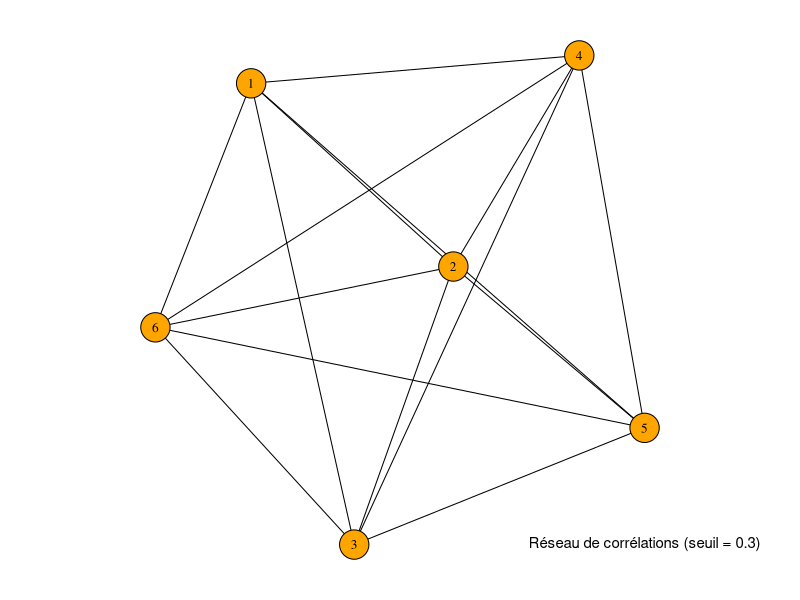

This chart was generated by the following R code:
## ---- chunk 1
knitr::opts_chunk$set(
  collapse = TRUE,
  comment = "#>"
)
## ---- chunk 2
#an intermediate function to generate a block-wise diagonal matrix
diag_block_matrix <- function(blocs, coeff){
  step=c(0,cumsum(blocs))
  d = sum(blocs)
  R = matrix(0,d,d)
  for(i in 1:(length(step)-1)){
    R[((step[i]+1):step[i+1]),((step[i]+1):step[i+1])]=coeff[i]
  }
  for (i in 1:d){R[i,i] = 1}
  return(R)
}

GCopula <- function(R, n){
  d = dim(R)[1]
  A = as.matrix(eigen(R)$vectors%*%diag(sqrt(eigen(R)$values),d,d))
  data = matrix(0, n, d)
  for (i in c(1:n)){
    z = as.matrix(rnorm(d, mean = 0, sd = 1))
    x = pnorm(A%*%z)
    data[i,] = t(x)}
  data = data.frame(data)
  return(data)
}

CopulaSim <- function(n, blocks, coeff, list_qlaws, repetition, random = TRUE){
  
  R = diag_block_matrix(blocks, coeff)
  d = sum(blocks)
  XY = GCopula(R,n)
  
  nb = c()
  for (l in 1:length(repetition))
    nb = append(nb, rep(l,repetition[l]))
  if (random == TRUE){
    nb = sample(nb)
  }
  
  liste_Xs = matrix(0,n,d)
  for (j in 1:d){
    i = nb[j]
    liste_Xs[,j] = list_qlaws[[i]](XY[, i])
  }
  return(liste_Xs)
}
## ---- chunk 3
CopulaSim(10, c(2,2,2), c(0.2,0.1,0.5), list(function(p){qexp(p=p, rate=1)}, function(p){qnorm(p=p, mean=0, sd=1)}, function(p){qnorm(p=p, mean=0.76, sd=2)}), c(5,4,4), random = TRUE)
## ---- chunk 4
data <- CopulaSim(10, c(2,2,2), c(0.2,0.1,0.5), list(function(p){qexp(p=p, rate=1)}, function(p){qnorm(p=p, mean=0, sd=1)}, function(p){qnorm(p=p, mean=0.76, sd=2)}), c(5,4,4), random = TRUE)

colnames(data)<-c("X1", "X2", "X3", "X4", "X5", "X6")

knitr::kable(data,align="c")
## ---- chunk 5
R <- matrix(c(1,0.2,0.4,0.2,1,0.7,0.4,0.7,1),3,3)
n<- 10
GCopula(R,n)
## ---- chunk 6
R <- matrix(c(1,0.2,0.4,0.2,1,0.7,0.4,0.7,1),3,3)
n<- 10
data1 <-GCopula(R,n)
colnames(data1)<-c("U1", "U2","U3")
knitr::kable(data1, align='c')
## ---- chunk 7
diag_block_matrix(c(2,5,3), c(0.2,0.75,0.5))
## ---- chunk 8
# First, we are going to create several auxiliary functions

#Empirical CDF
nombre_groupe <- function(y_var, list_Y)+return(length(which(list_Y==y_var)))
list_fdr <- function(Z, arg ){
  if(arg == "m"){F <- as.numeric((rank(Z, ties.method = "max")-sapply(Z,nombre_groupe,list_Y = Z))/(length(Z)+1))}
  else {F <- as.numeric(rank(Z, ties.method = "max")/(length(Z)+1))}
}

#This function estimates the CDF values for each variable
list_fdr_d <- function(X, Type){
  F <- array(0,dim=c(dim(X)[1],dim(X)[2],2))
  for (i in 1:dim(X)[2]){
    if (Type[i] == "C"){F[,i,1] = list_fdr(X[,i],1)
    F[,i,2]=c(rep(0,dim(X)[1]))}
    else{
      F[,i,1]=list_fdr(X[,i], "p")
      F[,i,2] = list_fdr(X[,i], "m")
    }
  }
  return(F)
}

### Copule gaussienne ###

C_R_2D <- function(u, v, R){
  return(mvtnorm::pmvnorm(lower = c(-Inf, -Inf), c(qnorm(u,0,1), qnorm(v,0, 1)), corr = R, sigma=NULL, algorithm = mvtnorm::GenzBretz(), keepAttr=FALSE))
}


### densité associée à la copule gaussienne ###

c_R_2D <- function(x1, x2, rho) + return(exp(-0.5*((rho**2)*(qnorm(x1,0,1)**2+qnorm(x2,0,1)**2)-2*rho*qnorm(x1,0,1)*qnorm(x2,0,1))/(1-rho**2))/sqrt(1-(rho**2)))


### Log-vraisemblance dans le cas continu/continu ###

L_n_CC <- function(theta, F1, F2){
  L = 0
  delta = 10**-9
  
  for (i in 1:length(F1)){
    L <- L + log(max(delta,c_R_2D(F1[i], F2[i], theta)))
    
  }
  return(-L)
}

### Copule gaussienne ###


### Log-Vraisemblance dans le cas discret/discret ###

L_n_DD <- function(theta, F1m, F1p, F2m, F2p){
  R = matrix(c(1, theta, theta, 1), 2, 2)
  delta = 10**-9
  L = 0
  for (j in 1:length(F1m)){
    S = C_R_2D(F1p[j], F2p[j], R) + C_R_2D(F1m[j], F2m[j], R) - C_R_2D(F1p[j], F2m[j], R) - C_R_2D(F1m[j], F2p[j], R)
    L <- L + log(max(S, delta))
  }
  return(-L)
}

### Log-Vraisemblance dans le cas continu/discret ###

L_n_CD <- function(theta, F1, F2m, F2p){
  L = 0
  delta = 10**-9
  for (i in (1:length(F1))){
    integr <- integrate(c_R_2D, lower = F2m[i], upper = F2p[i], x1 = F1[i], rho = theta)$value
    L <- L + log(max(delta,integr))
  }
  return(-L)
}

#### type des listes

continu_discret <- function(listeX){
  list_type = c()
  for (i in 1:dim(listeX)[2]){
    X_i = listeX[,i]
    if (all(X_i%%1 == rep(0, length(X_i)))){
      list_type = c(list_type, "D")
    }
    else {list_type = c(list_type, "C")}
  }
  return(list_type)
}

rho_estim <- function(list_var, Shape){
  Type = continu_discret(list_var)
  F = list_fdr_d(list_var, Type)
  rho = c()
  M_rho = diag(length(Type))
  
  for (i in 1:(length(Type)-1)){
    for (j in (i+1):length(Type)){
      if (Type[i] == "C" & Type[j] == "C"){
        rho_ij <- optimize(L_n_CC, c(-1,1), F1 = F[,i,1], F2 = F[,j,1], maximum = FALSE)$minimum
      }
      if(Type[i] == "C" & Type[j] == "D"){
        rho_ij <- optimize(L_n_CD, c(-1,1), F1 = F[,i,1], F2m = F[,j,1], F2p = F[,j,2], maximum = FALSE)$minimum
      }
      if(Type[j] == "C" & Type[i] == "D"){
        rho_ij <- optimize(L_n_CD, c(-1,1), F1 = F[,j,1], F2m = F[,i,1], F2p = F[,i,2], maximum = FALSE)$minimum
      }
      if(Type[j] == "D" & Type[i] == "D"){
        rho_ij <- optimize(L_n_DD, c(-1,1), F1m = F[,i,1], F1p = F[,i,2], F2m = F[,j,1], F2p = F[,j,2], maximum = FALSE)$minimum
      }
      rho = c(rho, rho_ij)
      M_rho[i,j] = rho_ij
      M_rho[j,i] = rho_ij
    }
  }
  if (Shape == "matrix"){return(M_rho)}
  else {return(rho)}
}

## ---- chunk 9
rho_estim(data,"m")
## ---- chunk 10
rho_estim(data,"m")
## ---- chunk 11
#thresholding functions
matrix_cor_01 <- function(M_est, TS){
  M_ = M_est
  M_[which(M_ <= TS)] = 0
  M_[which(M_ != 0)] = 1
  return(M_)
}

matrix_cor_w <- function(M_est, TS){
  M_ = M_est
  M_[which(M_ <= TS)] = 0
  return(M_)
}
cor_network_graph <- function(list_var, TS, Weighted = FALSE, vertex_col = "lightsteelblue2"){
  
  M = rho_estim(list_var, "matrix")
  if (Weighted == FALSE){
    network_ref <- igraph::graph_from_adjacency_matrix(matrix_cor_01(M, TS), mode="undirected", diag=F)
  }
  else{network_ref <- igraph::graph_from_adjacency_matrix(matrix_cor_w(M, TS), mode="undirected", weighted = TRUE, diag=F)}
  
  par(bg="white", mar=c(1,1,1,1))
  plot(network_ref,
       vertex.size=12,
       vertex.label = names(list_var),
       vertex.color=vertex_col,
       vertex.label.cex=0.8,
       vertex.label.color="black",
       vertex.frame.color="black",
       edge.color = "black")
  
  text(1,-1, stringr::str_glue("Réseau de corrélations (seuil = ",TS,")") ,col="black", cex=0.9)
}
## ---- chunk 12
cor_network_graph(data, 0.3, TRUE, "orange")
